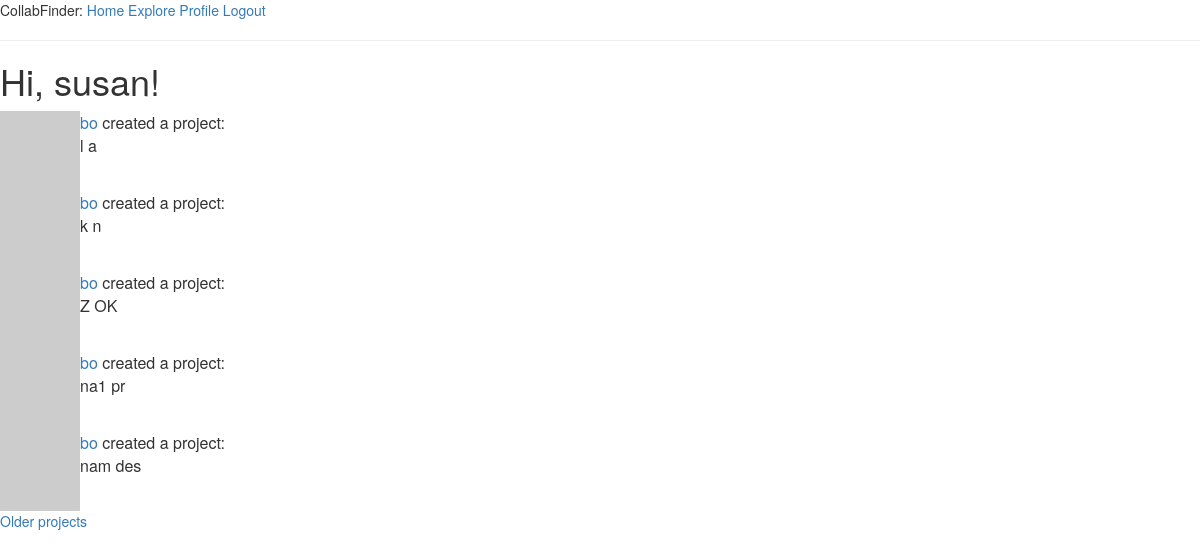
Page /explore (signed in) on the committed database.
### app/models.py (models this page shows, shortened)
class User(UserMixin, db.Model):
    id = db.Column(db.Integer, primary_key=True)
    username = db.Column(db.String(64), index=True, unique=True)
    email = db.Column(db.String(120), index=True, unique=True)
    password_hash = db.Column(db.String(128))
    projects = db.relationship('Project', backref='creator', lazy='dynamic')
    about_me = db.Column(db.String(140))
    followed = db.relationship( # Looking at relationship from follower (one) --> following (many), this yield the right side (those followed)
        'User', secondary=followers, #Self-ref, association table
        primaryjoin=(followers.c.follower_id == id), #condition to join left side (follower) w/ assoc. table
        secondaryjoin=(followers.c.followed_id == id),
        backref=db.backref('followers', lazy='dynamic'), lazy='dynamic') #defines how this relationship will be accessed from the right side entity
    def avatar(self, size):
        digest = md5(self.email.lower().encode('utf-8')).hexdigest()
        return 'https://www.gravatar.com/avatar/{}?d=identicon&s={}'.format(digest, size)

class Project(db.Model):
    id = db.Column(db.Integer, primary_key=True)
    category = db.Column(db.String(60))
    name = db.Column(db.String(60))
    descr = db.Column(db.String(140))
    skill_level = db.Column(db.String(20))
    setting = db.Column(db.String(20))
    timestamp = db.Column(db.DateTime, index=True, default=datetime.utcnow)
    user_id = db.Column(db.Integer, db.ForeignKey('user.id')) #creator ID (want this to be many to one: many creator to one proj)
    __mapper_args__ = {'polymorphic_on': category}

class Learning(Project):
    __mapper_args__ = {'polymorphic_identity': 'learning'}
    id = db.Column(db.Integer, db.ForeignKey('project.id'), primary_key=True)
    pace = db.Column(db.String(60))
    learning_category = db.Column(db.String(60))
    subject = db.Column(db.String(60)) #still have to figure out how to implement this

class Project(db.Model):
    id = db.Column(db.Integer, primary_key=True)
    category = db.Column(db.String(60))
    name = db.Column(db.String(60))
    descr = db.Column(db.String(140))
    skill_level = db.Column(db.String(20))
    setting = db.Column(db.String(20))
    timestamp = db.Column(db.DateTime, index=True, default=datetime.utcnow)
    user_id = db.Column(db.Integer, db.ForeignKey('user.id')) #creator ID (want this to be many to one: many creator to one proj)
    __mapper_args__ = {'polymorphic_on': category}

### app/routes.py (the view)
@app.route('/explore')
@login_required
def explore():
    page = request.args.get('page', 1, type=int)
    projects = Project.query.order_by(Project.timestamp.desc()).paginate(
        page, app.config['PROJECTS_PER_PAGE'], False)
    next_url = url_for('explore', page=projects.next_num) \
        if projects.has_next else None
    prev_url = url_for('explore', page=projects.prev_num) \
        if projects.has_prev else None
    return render_template('index.html', title='Explore', projects = projects.items,
                            next_url=next_url, prev_url=prev_url) #does not pass form to exclude it

### app/models.py (called while the page is built)
@login.user_loader
def load_user(id):
    return User.query.get(int(id))

### app/templates/index.html (shortened to what this page needs)
{% extends "base.html" %}
{% block content %}
<h1>Hi, {{ current_user.username }}!</h1>
{% for project in projects %}
    {% include '_project.html' %}
{% endfor %}
{% if next_url %}
    <a href="{{ next_url }}">Older projects</a>
{% endif %}
{% endblock %}

### app/templates/base.html (shortened to what this page needs)
<html>
    <head>
        <link href="http://netdna.bootstrapcdn.com/bootstrap/3.0.0/css/bootstrap.min.css" rel="stylesheet" media="screen">
    </head>
    <body>
        <div>
            CollabFinder:
            <a href="{{ url_for('index') }}">Home</a>
            {% if current_user.is_anonymous %}
                <a href="{{ url_for('login') }}">Login</a>
            {% else %}
                <a href="{{ url_for('explore') }}">Explore</a>
                <a href="{{ url_for('user', username=current_user.username) }}">Profile</a>
                <a href="{{ url_for('logout') }}">Logout</a>
            {% endif %}
        </div>
        <hr>
        {% block content %}{% endblock %}
    </body>
</html>

### app/templates/_project.html
<table>
    <tr valign="top">
        <td><img src="{{ project.creator.avatar(36) }}"></td>
        <td>
            <a href="{{ url_for('user', username=project.creator.username) }}">
                {{ project.creator.username }}
            </a>
            created a project:<br>
            {{ project.name }}
            {{ project.descr }}
        </td>
    </tr>
</table>

### rows in the picture
User: username "susan"
Learning: creator.username "bo", name "l", descr "a"
Learning: creator.username "bo", name "k", descr "n"
Learning: creator.username "bo", name "Z", descr "OK"
Project: creator.username "bo", name "na1", descr "pr"
Project: creator.username "bo", name "nam", descr "des"
